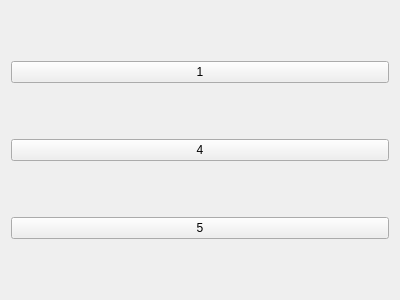
<?xml version="1.0" encoding="UTF-8"?>
<ui version="4.0">
 <class>DefaultScreen</class>
 <widget class="QWidget" name="DefaultScreen">
  <property name="geometry">
   <rect>
    <x>0</x>
    <y>0</y>
    <width>400</width>
    <height>300</height>
   </rect>
  </property>
  <property name="windowTitle">
   <string>Form</string>
  </property>
  <layout class="QGridLayout" name="gridLayout">
   <item row="0" column="0">
    <widget class="QPushButton" name="pushButton">
     <property name="text">
      <string>1</string>
     </property>
    </widget>
   </item>
   <item row="1" column="0">
    <widget class="QPushButton" name="pushButton_2">
     <property name="text">
      <string>4</string>
     </property>
    </widget>
   </item>
   <item row="2" column="0">
    <widget class="QPushButton" name="pushButton_3">
     <property name="text">
      <string>5</string>
     </property>
    </widget>
   </item>
  </layout>
 </widget>
 <resources/>
 <connections/>
</ui>
